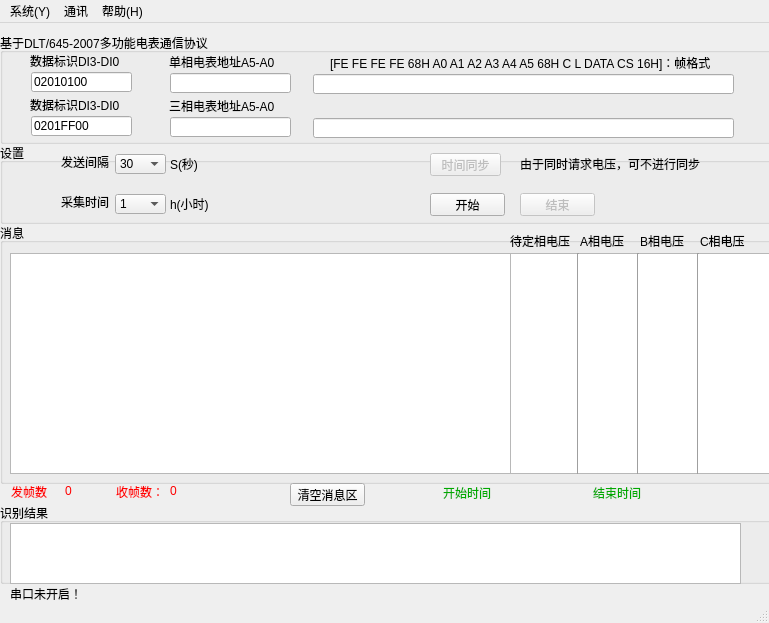
<?xml version="1.0" encoding="UTF-8"?>
<ui version="4.0">
 <class>MainWindow</class>
 <widget class="QMainWindow" name="MainWindow">
  <property name="enabled">
   <bool>true</bool>
  </property>
  <property name="geometry">
   <rect>
    <x>0</x>
    <y>0</y>
    <width>769</width>
    <height>623</height>
   </rect>
  </property>
  <property name="mouseTracking">
   <bool>false</bool>
  </property>
  <property name="windowTitle">
   <string>MainWindow</string>
  </property>
  <widget class="QWidget" name="centralWidget">
   <widget class="QGroupBox" name="SendGroupBox">
    <property name="geometry">
     <rect>
      <x>0</x>
      <y>10</y>
      <width>791</width>
      <height>111</height>
     </rect>
    </property>
    <property name="title">
     <string>基于DLT/645-2007多功能电表通信协议</string>
    </property>
    <widget class="QLineEdit" name="Phase1AddressLineEdit">
     <property name="geometry">
      <rect>
       <x>170</x>
       <y>40</y>
       <width>121</width>
       <height>20</height>
      </rect>
     </property>
     <property name="maxLength">
      <number>12</number>
     </property>
    </widget>
    <widget class="QLabel" name="SinglePAdr">
     <property name="geometry">
      <rect>
       <x>169</x>
       <y>21</y>
       <width>111</width>
       <height>16</height>
      </rect>
     </property>
     <property name="text">
      <string>单相电表地址A5-A0</string>
     </property>
    </widget>
    <widget class="QLabel" name="ThreePAddr">
     <property name="geometry">
      <rect>
       <x>169</x>
       <y>65</y>
       <width>111</width>
       <height>16</height>
      </rect>
     </property>
     <property name="text">
      <string>三相电表地址A5-A0</string>
     </property>
    </widget>
    <widget class="QLineEdit" name="Phase3AddressLineEdit">
     <property name="geometry">
      <rect>
       <x>170</x>
       <y>84</y>
       <width>121</width>
       <height>20</height>
      </rect>
     </property>
     <property name="maxLength">
      <number>12</number>
     </property>
    </widget>
    <widget class="QLabel" name="label">
     <property name="geometry">
      <rect>
       <x>330</x>
       <y>20</y>
       <width>401</width>
       <height>20</height>
      </rect>
     </property>
     <property name="text">
      <string>[FE FE FE FE 68H A0 A1 A2 A3 A4 A5 68H C L DATA CS 16H]：帧格式</string>
     </property>
    </widget>
    <widget class="QLineEdit" name="lineEdit_Frame_1">
     <property name="geometry">
      <rect>
       <x>313</x>
       <y>41</y>
       <width>421</width>
       <height>20</height>
      </rect>
     </property>
    </widget>
    <widget class="QLineEdit" name="lineEdit_Frame_2">
     <property name="geometry">
      <rect>
       <x>313</x>
       <y>85</y>
       <width>421</width>
       <height>20</height>
      </rect>
     </property>
    </widget>
    <widget class="QLineEdit" name="DataTypeEdit_2">
     <property name="geometry">
      <rect>
       <x>31</x>
       <y>83</y>
       <width>101</width>
       <height>20</height>
      </rect>
     </property>
     <property name="text">
      <string>0201FF00</string>
     </property>
     <property name="maxLength">
      <number>8</number>
     </property>
     <property name="readOnly">
      <bool>false</bool>
     </property>
    </widget>
    <widget class="QLineEdit" name="DataTypeEdit_1">
     <property name="geometry">
      <rect>
       <x>31</x>
       <y>39</y>
       <width>101</width>
       <height>20</height>
      </rect>
     </property>
     <property name="text">
      <string>02010100</string>
     </property>
     <property name="maxLength">
      <number>8</number>
     </property>
     <property name="readOnly">
      <bool>false</bool>
     </property>
    </widget>
    <widget class="QLabel" name="DataType_2">
     <property name="geometry">
      <rect>
       <x>30</x>
       <y>64</y>
       <width>101</width>
       <height>16</height>
      </rect>
     </property>
     <property name="text">
      <string>数据标识DI3-DI0</string>
     </property>
    </widget>
    <widget class="QLabel" name="DataType">
     <property name="geometry">
      <rect>
       <x>30</x>
       <y>20</y>
       <width>101</width>
       <height>16</height>
      </rect>
     </property>
     <property name="text">
      <string>数据标识DI3-DI0</string>
     </property>
    </widget>
   </widget>
   <widget class="QGroupBox" name="ResultBox">
    <property name="geometry">
     <rect>
      <x>0</x>
      <y>480</y>
      <width>791</width>
      <height>81</height>
     </rect>
    </property>
    <property name="title">
     <string>识别结果</string>
    </property>
    <widget class="QTextBrowser" name="Result_textBrowser">
     <property name="geometry">
      <rect>
       <x>10</x>
       <y>20</y>
       <width>731</width>
       <height>61</height>
      </rect>
     </property>
    </widget>
   </widget>
   <widget class="QGroupBox" name="Msg_Box">
    <property name="geometry">
     <rect>
      <x>0</x>
      <y>200</y>
      <width>791</width>
      <height>261</height>
     </rect>
    </property>
    <property name="title">
     <string>消息</string>
    </property>
    <widget class="QTextBrowser" name="MsgTextArea_1">
     <property name="geometry">
      <rect>
       <x>10</x>
       <y>30</y>
       <width>501</width>
       <height>221</height>
      </rect>
     </property>
    </widget>
    <widget class="QTextBrowser" name="MsgTextArea_2">
     <property name="geometry">
      <rect>
       <x>510</x>
       <y>30</y>
       <width>261</width>
       <height>221</height>
      </rect>
     </property>
    </widget>
    <widget class="QLabel" name="label_6">
     <property name="geometry">
      <rect>
       <x>510</x>
       <y>10</y>
       <width>61</width>
       <height>16</height>
      </rect>
     </property>
     <property name="text">
      <string>待定相电压</string>
     </property>
    </widget>
    <widget class="QLabel" name="label_7">
     <property name="geometry">
      <rect>
       <x>580</x>
       <y>10</y>
       <width>48</width>
       <height>16</height>
      </rect>
     </property>
     <property name="text">
      <string>A相电压</string>
     </property>
    </widget>
    <widget class="QLabel" name="label_8">
     <property name="geometry">
      <rect>
       <x>640</x>
       <y>10</y>
       <width>48</width>
       <height>16</height>
      </rect>
     </property>
     <property name="text">
      <string>B相电压</string>
     </property>
    </widget>
    <widget class="QLabel" name="label_9">
     <property name="geometry">
      <rect>
       <x>700</x>
       <y>10</y>
       <width>48</width>
       <height>16</height>
      </rect>
     </property>
     <property name="text">
      <string>C相电压</string>
     </property>
    </widget>
    <widget class="Line" name="line">
     <property name="geometry">
      <rect>
       <x>570</x>
       <y>30</y>
       <width>16</width>
       <height>221</height>
      </rect>
     </property>
     <property name="orientation">
      <enum>Qt::Vertical</enum>
     </property>
    </widget>
    <widget class="Line" name="line_2">
     <property name="geometry">
      <rect>
       <x>630</x>
       <y>30</y>
       <width>16</width>
       <height>221</height>
      </rect>
     </property>
     <property name="orientation">
      <enum>Qt::Vertical</enum>
     </property>
    </widget>
    <widget class="Line" name="line_3">
     <property name="geometry">
      <rect>
       <x>690</x>
       <y>30</y>
       <width>16</width>
       <height>221</height>
      </rect>
     </property>
     <property name="orientation">
      <enum>Qt::Vertical</enum>
     </property>
    </widget>
   </widget>
   <widget class="QGroupBox" name="SettinggroupBox">
    <property name="geometry">
     <rect>
      <x>0</x>
      <y>120</y>
      <width>791</width>
      <height>81</height>
     </rect>
    </property>
    <property name="title">
     <string>设置</string>
    </property>
    <widget class="QPushButton" name="StartButton">
     <property name="geometry">
      <rect>
       <x>430</x>
       <y>50</y>
       <width>75</width>
       <height>23</height>
      </rect>
     </property>
     <property name="text">
      <string>开始</string>
     </property>
    </widget>
    <widget class="QPushButton" name="EndButton">
     <property name="enabled">
      <bool>false</bool>
     </property>
     <property name="geometry">
      <rect>
       <x>520</x>
       <y>50</y>
       <width>75</width>
       <height>23</height>
      </rect>
     </property>
     <property name="text">
      <string>结束</string>
     </property>
    </widget>
    <widget class="QLabel" name="TimeSynchronized_Label_2">
     <property name="geometry">
      <rect>
       <x>170</x>
       <y>10</y>
       <width>51</width>
       <height>21</height>
      </rect>
     </property>
     <property name="text">
      <string>S(秒)</string>
     </property>
    </widget>
    <widget class="QLabel" name="TimeSynchronized_Label_3">
     <property name="geometry">
      <rect>
       <x>170</x>
       <y>50</y>
       <width>41</width>
       <height>21</height>
      </rect>
     </property>
     <property name="text">
      <string>h(小时)</string>
     </property>
    </widget>
    <widget class="QLabel" name="CollectFrequency_Label">
     <property name="geometry">
      <rect>
       <x>61</x>
       <y>11</y>
       <width>48</width>
       <height>16</height>
      </rect>
     </property>
     <property name="text">
      <string>发送间隔</string>
     </property>
    </widget>
    <widget class="QComboBox" name="CollectFrequency_Button">
     <property name="geometry">
      <rect>
       <x>115</x>
       <y>11</y>
       <width>51</width>
       <height>20</height>
      </rect>
     </property>
     <item>
      <property name="text">
       <string>30</string>
      </property>
     </item>
     <item>
      <property name="text">
       <string>60</string>
      </property>
     </item>
     <item>
      <property name="text">
       <string>120</string>
      </property>
     </item>
     <item>
      <property name="text">
       <string>600</string>
      </property>
     </item>
    </widget>
    <widget class="QComboBox" name="CollectTimeButton">
     <property name="geometry">
      <rect>
       <x>115</x>
       <y>51</y>
       <width>51</width>
       <height>20</height>
      </rect>
     </property>
     <item>
      <property name="text">
       <string>1</string>
      </property>
     </item>
     <item>
      <property name="text">
       <string>2</string>
      </property>
     </item>
     <item>
      <property name="text">
       <string>3</string>
      </property>
     </item>
     <item>
      <property name="text">
       <string>4</string>
      </property>
     </item>
     <item>
      <property name="text">
       <string>5</string>
      </property>
     </item>
    </widget>
    <widget class="QLabel" name="CollectTime_Label">
     <property name="geometry">
      <rect>
       <x>61</x>
       <y>51</y>
       <width>48</width>
       <height>16</height>
      </rect>
     </property>
     <property name="text">
      <string>采集时间</string>
     </property>
    </widget>
    <widget class="QPushButton" name="TimeSynchronized_Button">
     <property name="enabled">
      <bool>false</bool>
     </property>
     <property name="geometry">
      <rect>
       <x>430</x>
       <y>10</y>
       <width>71</width>
       <height>23</height>
      </rect>
     </property>
     <property name="text">
      <string>时间同步</string>
     </property>
    </widget>
    <widget class="QLabel" name="TimeSynchronized_Label">
     <property name="geometry">
      <rect>
       <x>520</x>
       <y>10</y>
       <width>181</width>
       <height>21</height>
      </rect>
     </property>
     <property name="text">
      <string>由于同时请求电压，可不进行同步</string>
     </property>
    </widget>
    <zorder>CollectFrequency_Label</zorder>
    <zorder>CollectFrequency_Button</zorder>
    <zorder>CollectTimeButton</zorder>
    <zorder>CollectTime_Label</zorder>
    <zorder>TimeSynchronized_Button</zorder>
    <zorder>TimeSynchronized_Label</zorder>
    <zorder>StartButton</zorder>
    <zorder>EndButton</zorder>
    <zorder>TimeSynchronized_Label_2</zorder>
    <zorder>TimeSynchronized_Label_3</zorder>
   </widget>
   <widget class="QLabel" name="MainWindowComStatus">
    <property name="geometry">
     <rect>
      <x>10</x>
      <y>560</y>
      <width>191</width>
      <height>21</height>
     </rect>
    </property>
    <property name="text">
     <string>串口未开启！</string>
    </property>
   </widget>
   <widget class="QLabel" name="label_2">
    <property name="geometry">
     <rect>
      <x>11</x>
      <y>460</y>
      <width>41</width>
      <height>16</height>
     </rect>
    </property>
    <property name="text">
     <string>&lt;html&gt;&lt;head/&gt;&lt;body&gt;&lt;p&gt;&lt;span style=&quot; color:#ff0000;&quot;&gt;发帧数：&lt;/span&gt;&lt;/p&gt;&lt;/body&gt;&lt;/html&gt;</string>
    </property>
   </widget>
   <widget class="QLabel" name="label_3">
    <property name="geometry">
     <rect>
      <x>116</x>
      <y>460</y>
      <width>48</width>
      <height>16</height>
     </rect>
    </property>
    <property name="text">
     <string>&lt;html&gt;&lt;head/&gt;&lt;body&gt;&lt;p&gt;&lt;span style=&quot; color:#ff0000;&quot;&gt;收帧数：&lt;/span&gt;&lt;/p&gt;&lt;/body&gt;&lt;/html&gt;</string>
    </property>
   </widget>
   <widget class="QLabel" name="SendCount_Text">
    <property name="geometry">
     <rect>
      <x>65</x>
      <y>460</y>
      <width>31</width>
      <height>16</height>
     </rect>
    </property>
    <property name="text">
     <string>&lt;html&gt;&lt;head/&gt;&lt;body&gt;&lt;p&gt;&lt;span style=&quot; color:#ff0000;&quot;&gt;0&lt;/span&gt;&lt;/p&gt;&lt;/body&gt;&lt;/html&gt;</string>
    </property>
   </widget>
   <widget class="QLabel" name="RecvCount_Text">
    <property name="geometry">
     <rect>
      <x>170</x>
      <y>460</y>
      <width>31</width>
      <height>16</height>
     </rect>
    </property>
    <property name="text">
     <string>&lt;html&gt;&lt;head/&gt;&lt;body&gt;&lt;p&gt;&lt;span style=&quot; color:#ff0000;&quot;&gt;0&lt;/span&gt;&lt;/p&gt;&lt;/body&gt;&lt;/html&gt;</string>
    </property>
   </widget>
   <widget class="QLabel" name="label_4">
    <property name="geometry">
     <rect>
      <x>443</x>
      <y>460</y>
      <width>51</width>
      <height>21</height>
     </rect>
    </property>
    <property name="text">
     <string>&lt;html&gt;&lt;head/&gt;&lt;body&gt;&lt;p&gt;&lt;span style=&quot; color:#00aa00;&quot;&gt;开始时间：&lt;/span&gt;&lt;/p&gt;&lt;/body&gt;&lt;/html&gt;</string>
    </property>
   </widget>
   <widget class="QLabel" name="StartTimeLabel">
    <property name="geometry">
     <rect>
      <x>500</x>
      <y>461</y>
      <width>91</width>
      <height>20</height>
     </rect>
    </property>
    <property name="text">
     <string/>
    </property>
   </widget>
   <widget class="QLabel" name="label_5">
    <property name="geometry">
     <rect>
      <x>593</x>
      <y>460</y>
      <width>51</width>
      <height>21</height>
     </rect>
    </property>
    <property name="text">
     <string>&lt;html&gt;&lt;head/&gt;&lt;body&gt;&lt;p&gt;&lt;span style=&quot; color:#00aa00;&quot;&gt;结束时间：&lt;/span&gt;&lt;/p&gt;&lt;/body&gt;&lt;/html&gt;</string>
    </property>
   </widget>
   <widget class="QLabel" name="EndTimeLabel">
    <property name="geometry">
     <rect>
      <x>650</x>
      <y>460</y>
      <width>121</width>
      <height>20</height>
     </rect>
    </property>
    <property name="text">
     <string/>
    </property>
   </widget>
   <widget class="QPushButton" name="ClearButton">
    <property name="geometry">
     <rect>
      <x>290</x>
      <y>460</y>
      <width>75</width>
      <height>23</height>
     </rect>
    </property>
    <property name="text">
     <string>清空消息区</string>
    </property>
   </widget>
  </widget>
  <widget class="QMenuBar" name="menuBar">
   <property name="geometry">
    <rect>
     <x>0</x>
     <y>0</y>
     <width>769</width>
     <height>23</height>
    </rect>
   </property>
   <widget class="QMenu" name="menu_System">
    <property name="title">
     <string>系统(Y)</string>
    </property>
    <addaction name="QuitBar"/>
   </widget>
   <widget class="QMenu" name="menu_Connect">
    <property name="title">
     <string>通讯</string>
    </property>
    <addaction name="CommunicateBar"/>
    <addaction name="DisconnectBar"/>
   </widget>
   <widget class="QMenu" name="menu_Help">
    <property name="title">
     <string>帮助(H)</string>
    </property>
    <addaction name="AboutBar"/>
   </widget>
   <addaction name="menu_System"/>
   <addaction name="menu_Connect"/>
   <addaction name="menu_Help"/>
  </widget>
  <widget class="QStatusBar" name="statusBar"/>
  <action name="QuitBar">
   <property name="enabled">
    <bool>true</bool>
   </property>
   <property name="text">
    <string>退出</string>
   </property>
   <property name="visible">
    <bool>true</bool>
   </property>
  </action>
  <action name="CommunicateBar">
   <property name="text">
    <string>连接</string>
   </property>
  </action>
  <action name="DisconnectBar">
   <property name="text">
    <string>断开</string>
   </property>
  </action>
  <action name="AboutBar">
   <property name="text">
    <string>关于</string>
   </property>
  </action>
 </widget>
 <layoutdefault spacing="6" margin="11"/>
 <resources/>
 <connections/>
</ui>
